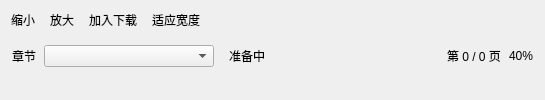
<?xml version="1.0" encoding="UTF-8"?>
<ui version="4.0">
 <class>ReaderWindow</class>
 <widget class="QWidget" name="readerWindow">
  <layout class="QVBoxLayout" name="readerRootLayout">
   <property name="leftMargin"><number>0</number></property>
   <property name="topMargin"><number>0</number></property>
   <property name="rightMargin"><number>0</number></property>
   <property name="bottomMargin"><number>0</number></property>
   <property name="spacing"><number>0</number></property>
   <item>
    <widget class="QToolBar" name="readerToolbar">
     <property name="movable"><bool>false</bool></property>
     <property name="iconSize"><size><width>24</width><height>24</height></size></property>
     <addaction name="actionZoomOut"/>
     <addaction name="actionZoomIn"/>
     <addaction name="actionDownloadAlbum"/>
     <addaction name="actionFitWidth"/>
     <addaction name="actionLockReader"/>
    </widget>
   </item>
   <item>
    <layout class="QHBoxLayout" name="readerInfoLayout">
     <property name="leftMargin"><number>12</number></property>
     <property name="topMargin"><number>6</number></property>
     <property name="rightMargin"><number>12</number></property>
     <property name="bottomMargin"><number>6</number></property>
     <property name="spacing"><number>8</number></property>
     <item>
      <widget class="QLabel" name="readerToolbarLabel">
       <property name="text"><string>章节</string></property>
      </widget>
     </item>
     <item>
      <widget class="QComboBox" name="readerChapterCombo">
       <property name="minimumSize"><size><width>170</width><height>0</height></size></property>
       <property name="maximumSize"><size><width>360</width><height>16777215</height></size></property>
       <property name="maxVisibleItems"><number>16</number></property>
      </widget>
     </item>
     <item>
      <spacer name="readerInfoSpacer">
       <property name="orientation"><enum>Qt::Orientation::Horizontal</enum></property>
       <property name="sizeType"><enum>QSizePolicy::Policy::Expanding</enum></property>
      </spacer>
     </item>
     <item>
      <widget class="QLabel" name="readerStatusLabel">
       <property name="minimumSize"><size><width>210</width><height>0</height></size></property>
       <property name="maximumSize"><size><width>320</width><height>16777215</height></size></property>
       <property name="text"><string>准备中</string></property>
      </widget>
     </item>
     <item>
      <widget class="QLabel" name="readerPageLabel">
       <property name="text"><string>第 0 / 0 页</string></property>
      </widget>
     </item>
     <item>
      <widget class="QLabel" name="readerZoomLabel">
       <property name="text"><string>40%</string></property>
      </widget>
     </item>
    </layout>
   </item>
   <item>
    <widget class="QWidget" name="readerViewHost">
     <layout class="QVBoxLayout" name="readerViewHostLayout">
      <property name="leftMargin"><number>0</number></property>
      <property name="topMargin"><number>0</number></property>
      <property name="rightMargin"><number>0</number></property>
      <property name="bottomMargin"><number>0</number></property>
      <property name="spacing"><number>0</number></property>
     </layout>
    </widget>
   </item>
  </layout>
  <action name="actionZoomOut">
   <property name="text"><string>缩小</string></property>
  </action>
  <action name="actionZoomIn">
   <property name="text"><string>放大</string></property>
  </action>
  <action name="actionDownloadAlbum">
   <property name="text"><string>加入下载</string></property>
  </action>
  <action name="actionFitWidth">
   <property name="text"><string>适应宽度</string></property>
  </action>
  <action name="actionLockReader">
   <property name="checkable"><bool>true</bool></property>
   <property name="text"><string></string></property>
   <property name="toolTip"><string>锁定阅读器</string></property>
  </action>
 </widget>
 <resources/>
 <connections/>
</ui>
